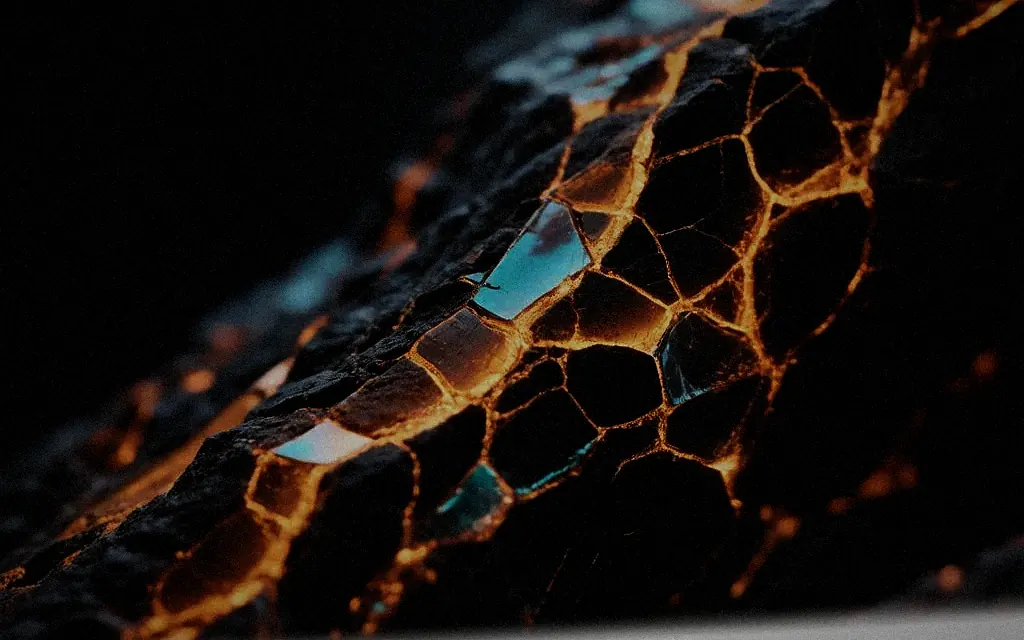
#> input picture assets/img/abstract-ember-1024.webp, 1024 x 640 px; its folder holds only this picture in this run
$ python film_grade.py
#> lines starting #> are read from the running program, lines starting #| are printed output that depends on the picture
"""De-AI photograph treatment: subtle film grain, gentle vignette, soft tone grade.

Processes every photo-like image in assets/img (skips poster-* renders and brand
items), re-saving in place as WebP with matching dimensions so srcset stays valid.
"""
from pathlib import Path
import random
import numpy as np
from PIL import Image, ImageEnhance, ImageFilter

ROOT = Path(__file__).resolve().parent.parent
IMG = ROOT / "assets" / "img"

def add_grain(arr, strength=7.0):
    h, w, _ = arr.shape
    rng = np.random.default_rng(1337 + w + h)
    noise = rng.normal(0, strength, (h, w, 1)).astype(np.float32)
    out = arr.astype(np.float32)
    out += noise
    # Luma-weighted to stay subtle in shadows and highlights alike
    return np.clip(out, 0, 255)

def vignette(img, strength=0.18):
    w, h = img.size
    xs = np.linspace(-1, 1, w, dtype=np.float32)
    ys = np.linspace(-1, 1, h, dtype=np.float32)
    xx, yy = np.meshgrid(xs, ys)
    r = np.sqrt(xx ** 2 + yy ** 2) / np.sqrt(2)
    mask = 1.0 - strength * np.clip(r, 0, 1) ** 2
    arr = np.asarray(img).astype(np.float32)
    arr *= mask[:, :, None]
    return np.clip(arr, 0, 255)

def tone_grade(img):
    """Slight S-curve + gentle warmth-neutral shift, film-like but restrained."""
    arr = np.asarray(img).astype(np.float32) / 255.0
    # soft-contrast S curve
    arr = arr * (arr * (2.0 - arr))  # smooth curve, more in mids
    arr = arr * 0.72 + (arr ** 1.0) * 0.28  # blend keeps blacks/blacks clean
    # lift shadows a hair, hold highlights
    shadows = arr ** 0.94
    arr = np.where(arr < 0.5, shadows, arr)
    out = (np.clip(arr, 0, 1) * 255)
    return Image.fromarray(out.astype(np.uint8))

def process(path, is_dark_bg=False):
    im = Image.open(path).convert("RGB")
    # grade
    graded = tone_grade(im)
    graded = ImageEnhance.Color(graded).enhance(0.94)  # desaturate very slightly
    # grain
    arr = np.asarray(graded).astype(np.float32)
    strength = 4.0 if is_dark_bg else 6.0
    arr = add_grain(arr, strength)
    img = Image.fromarray(arr.astype(np.uint8))
    # vignette
    img = Image.fromarray(vignette(img, 0.16 if not is_dark_bg else 0.11).astype(np.uint8))
    img.save(path, "WEBP", quality=78, method=6)
    print(f"graded {path.name}")

def main():
    names = set()
    for p in sorted(IMG.glob("*.webp")):
        n = p.name
        if n.startswith("poster-") or n.startswith("brand-"):
            continue
        names.add(p)
    # Dark hero/background images get an even lighter hand.
    darkish = {"cta-dark", "abstract-", "tyaga-hero", "sloy-hero", "vecher-hero", "studio-hero"}
    for p in sorted(names):
        base = p.stem.split("-")[0]
        is_bg = any(base.startswith(d) for d in darkish)
        process(p, is_dark_bg=is_bg)
#> in process, im is the input picture: PIL image 1024x640 RGB; mean R, G, B 23.3, 17.5, 14.1
#> in tone_grade, `arr = arr * (arr * (2.0 - arr))`:
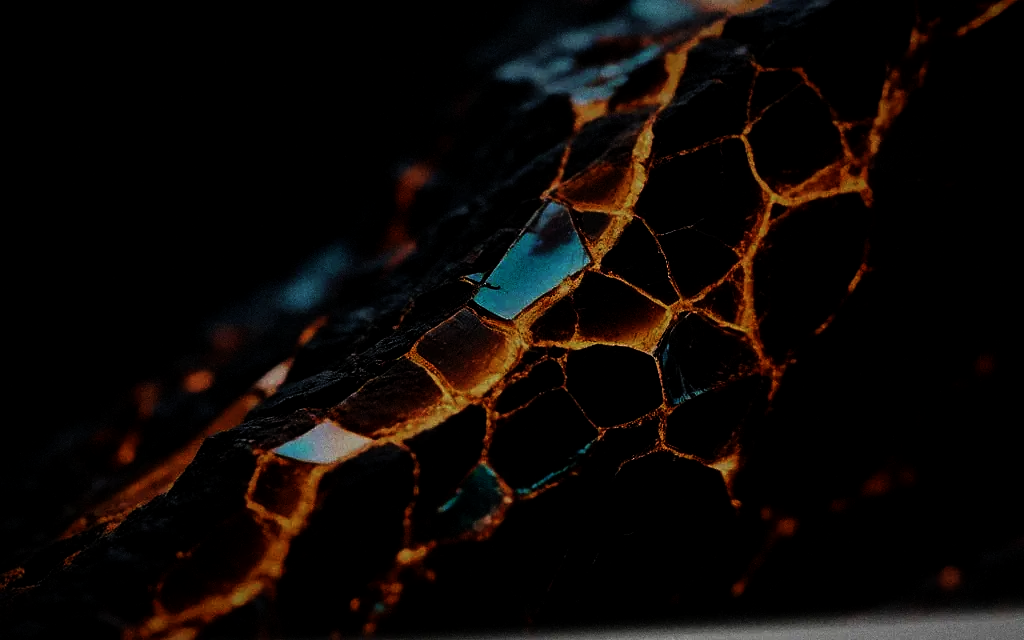
#> arr: shape (640, 1024, 3) float32; mean R, G, B 0.0503, 0.0324, 0.0239
#> in add_grain, `out += noise`:
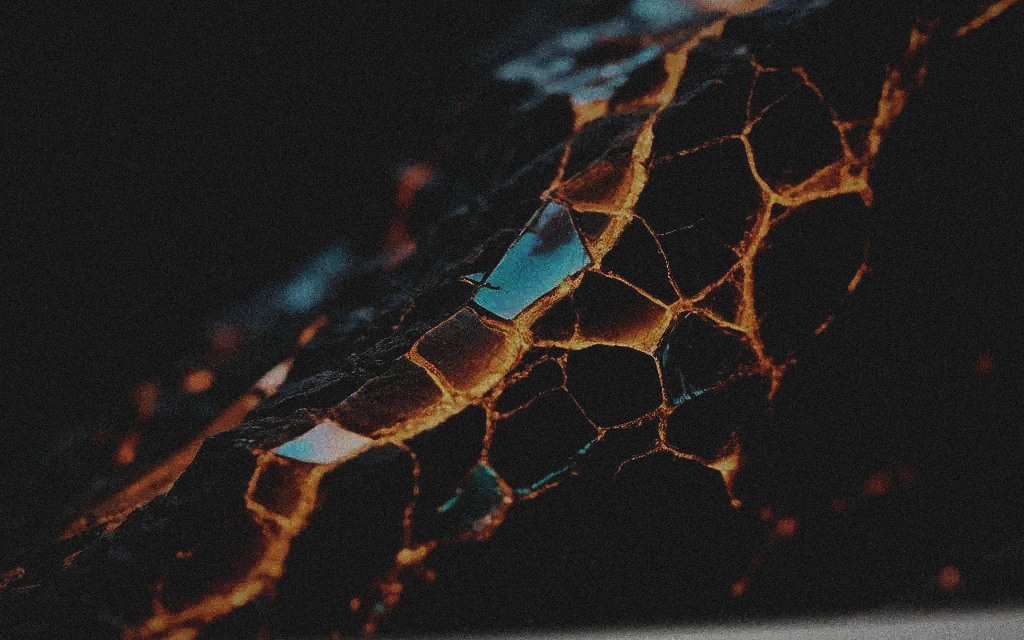
#> out: shape (640, 1024, 3) float32; mean R, G, B 13.2, 8.8, 6.6; drawn with min black and max white
#> in vignette, `mask = 1.0 - strength * np.clip(r, 0, 1) ** 2`:
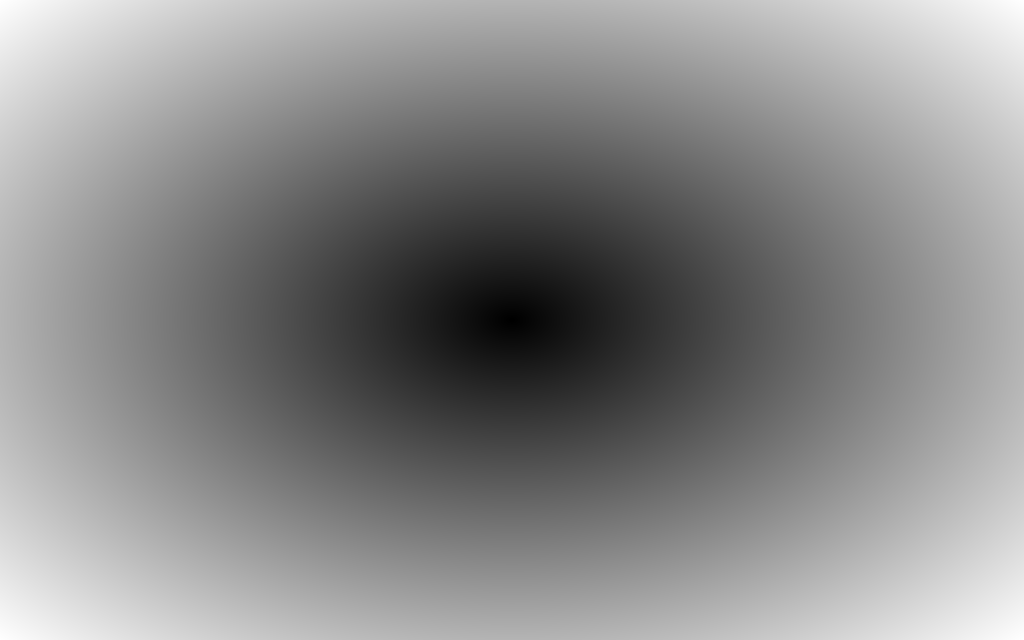
#> r: shape (640, 1024) float32; min 0.0013, max 1, mean 0.542

if __name__ == "__main__":
    main()

$ run again, on assets/img/abstract-ember-800.webp
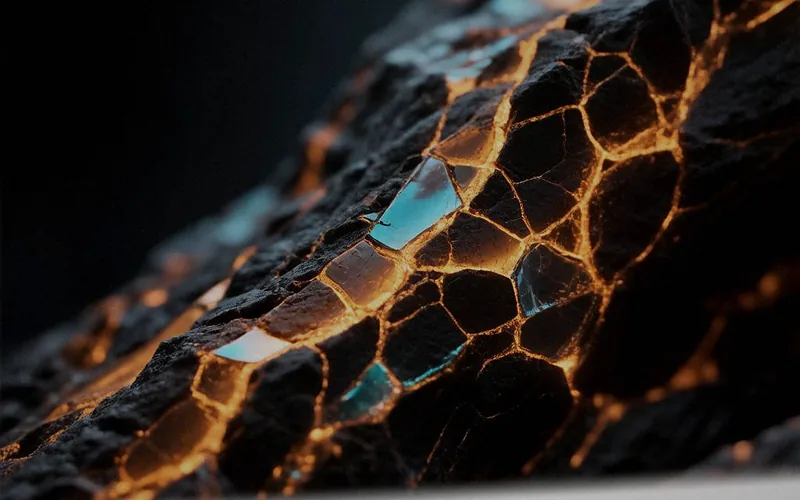
#> input picture assets/img/abstract-ember-800.webp, 800 x 500 px
#> in process, im is the input picture: PIL image 800x500 RGB; mean R, G, B 40, 32.5, 27.6
#> in tone_grade, `arr = arr * (arr * (2.0 - arr))`:
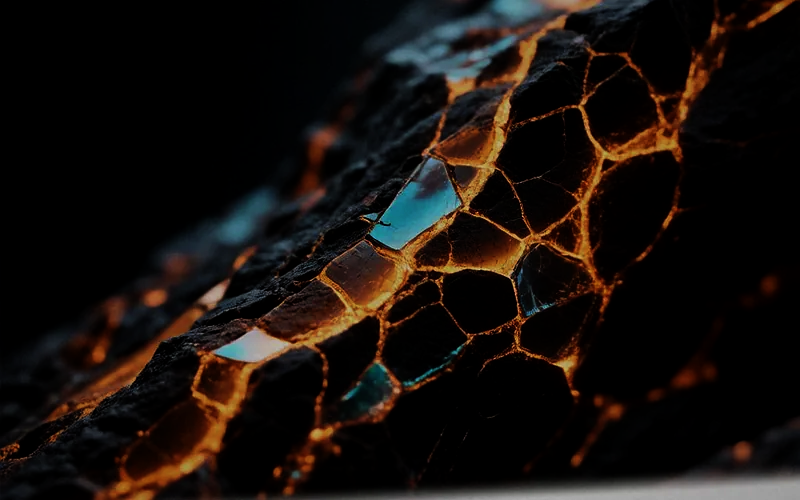
#> arr: shape (500, 800, 3) float32; mean R, G, B 0.0917, 0.0659, 0.0515
#> in add_grain, `out += noise`:
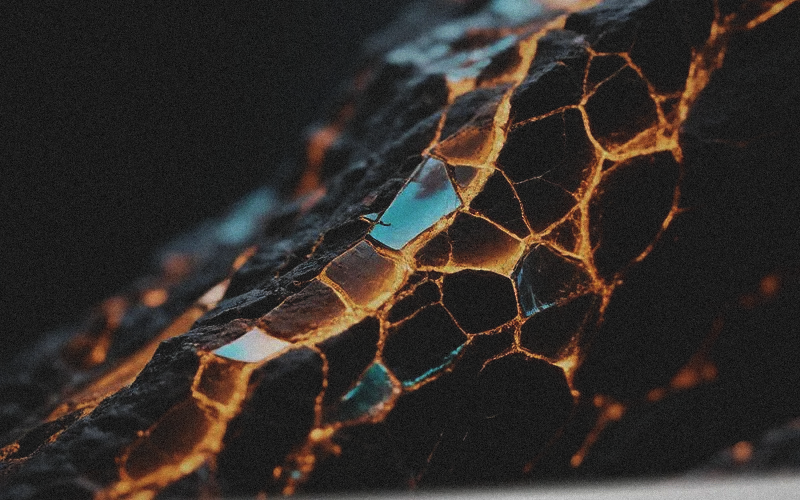
#> out: shape (500, 800, 3) float32; mean R, G, B 23.9, 17.8, 14.1; drawn with min black and max white
